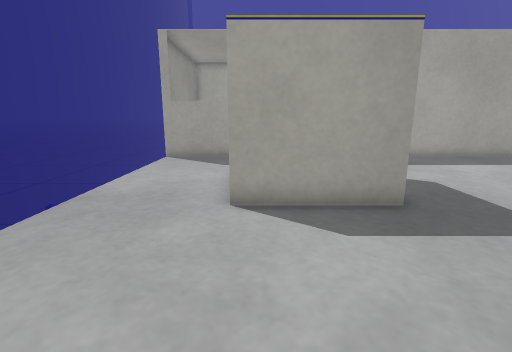
[1] (above)

17 first-person views from a walk through a world built for the Gazebo simulator. The camera is 0.5 m above the floor, tilts 12° down and sees 85° across. The floor is counted in squares, 0.25 m on a side. Each view is taken from the middle of a square. On the plan, view 1 faces up. The plan holds only what a view shows up to about 16 squares ahead; the rest is blank.

[2]
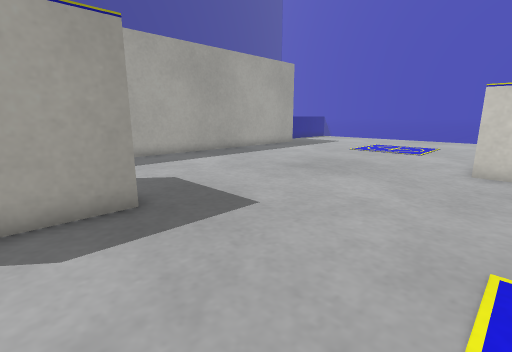

[3]
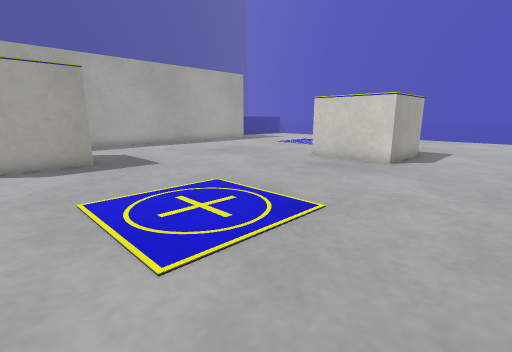

[4]
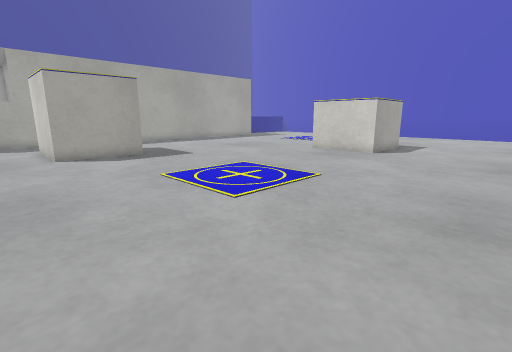

[5]
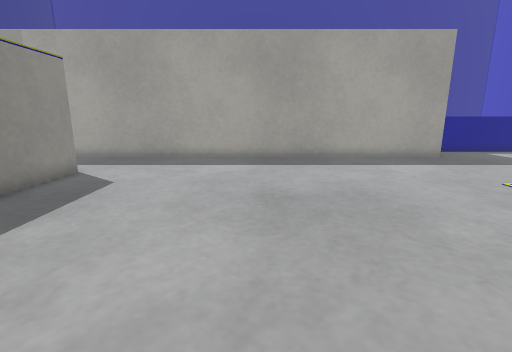

[6]
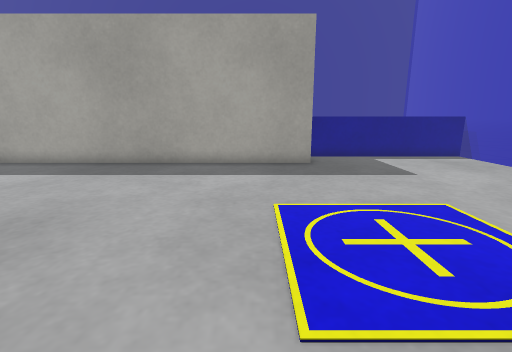

[7]
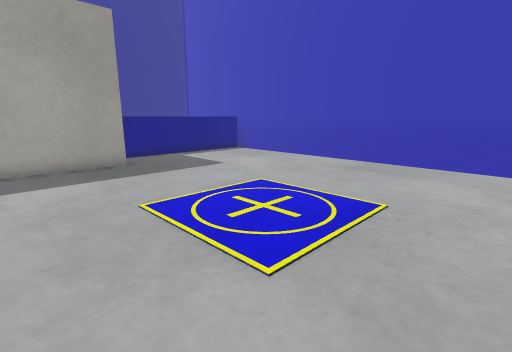

[8]
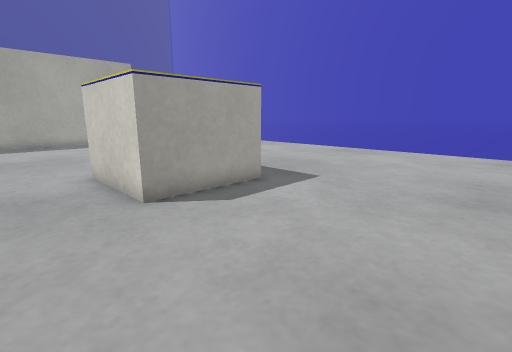

[9]
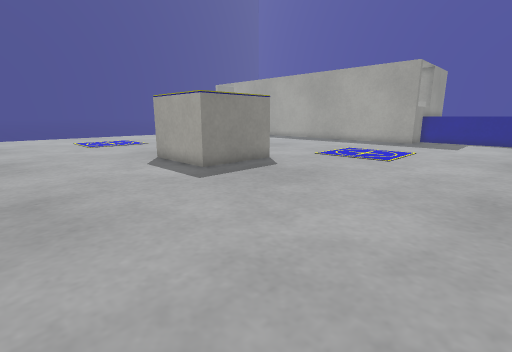

[10]
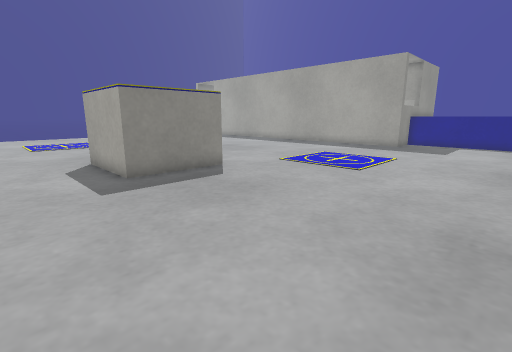

[11]
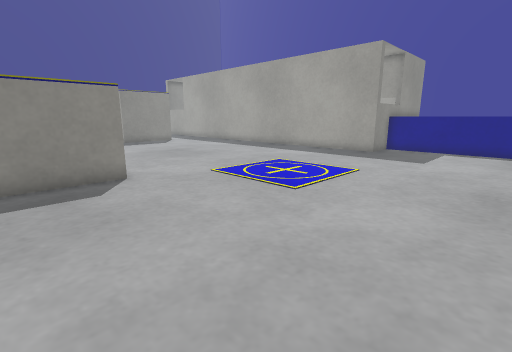

[12]
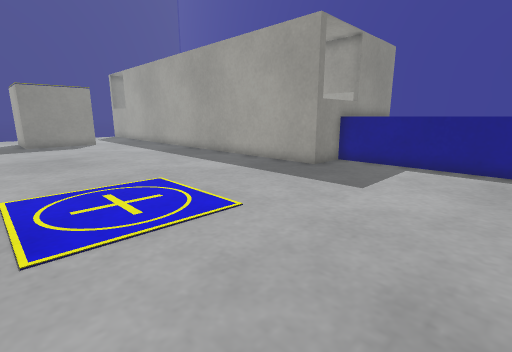

[13]
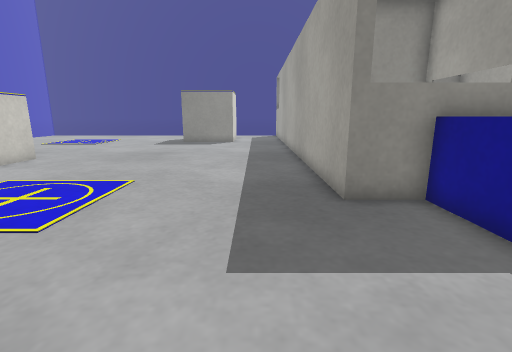

[14]
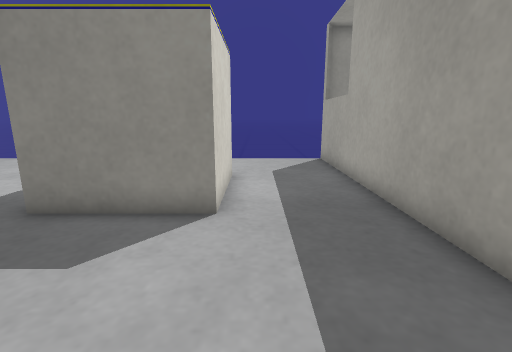

[15]
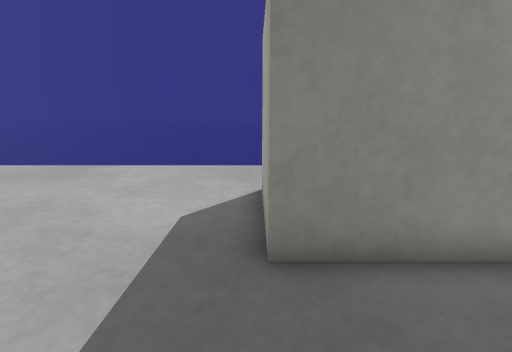

[16]
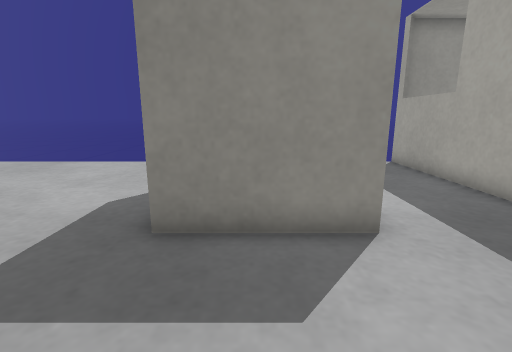

[17]
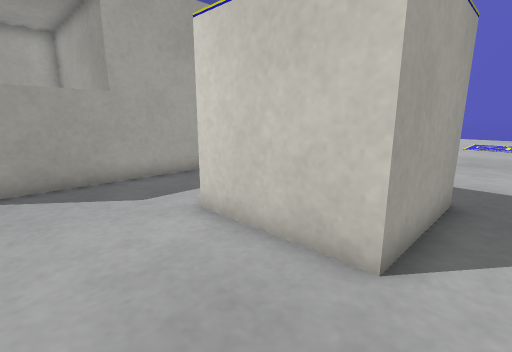

### Floor plan
Points are (right, up) in squares from view 1. A wall is a line through its corners. A room is listed if a view was taken in it or the views show most of it. See-through windows are left out.
Room 1 (views 1, 2, 3, 4, 5, 6, 7, 8, 9, 10, 11, 12, 13, 14, 15, 16, 17)
walls: (16.6, 1.5) (16.6, -2.6) (12.6, -2.6) (12.6, 1.4) (14.5, 1.4); (3.4, 6.2) (-0.6, 6.2) (-0.6, 10.2) (3.4, 10.2) (3.4, 6.2); (19.4, 18.5) (19.4, 14.2) (-4.6, 14.2)
low walls: (27.5, 16.2) (19.4, 16.2)

Positions as (right, up) in squares from view 1, and headings:
1: (0, 0), facing up
2: (1, 0), facing up-right
3: (0, -7), facing up-right
4: (-3, -9), facing up-right
5: (10, 0), facing up
6: (17, 2), facing up
7: (15, 2), facing up-right
8: (10, -9), facing up-right
9: (26, -9), facing up-left
10: (26, -6), facing up-left
11: (26, -2), facing up-left
12: (26, 4), facing up-left
13: (26, 12), facing left
14: (9, 11), facing left
15: (7, 6), facing left
16: (8, 8), facing left
17: (-4, 5), facing up-right
